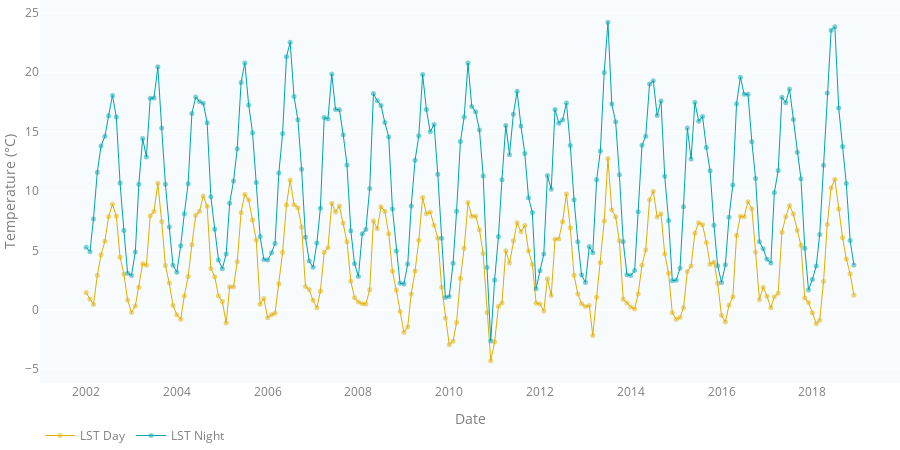

Write notebook code for a chart like this one.
### Code cell
figure_4_24 = go.Figure(data=[day_temp_trace, night_temp_trace], layout=TIMESERIES_LAYOUT)
figure_4_24.update_layout(
    yaxis=dict(title='Temperature (\u00b0C)'),
    xaxis=dict(title="Date"))
figure_4_24

### Figure 1 — Plotly figure (JSON) as saved in the notebook; plotly's stock layout.template omitted (floating-point values rounded to 4 significant figures; data arrays with more than 128 entries replaced by an {"elided": "..."} marker saying what was removed)
{"data": [{"hovertemplate": "%{x|%Y}<br><b>LST Day</b><br>Mean: %{y:.2f} °C<br><extra></extra>", "line": {"color": "#E1AF00", "width": 1}, "marker": {"color": "#E1AF00", "opacity": 0.5, "size": 5}, "mode": "markers+lines", "name": "LST Day", "type": "scatter", "x": {"elided": "204 str values"}, "y": {"elided": "204 float values"}}, {"hovertemplate": "%{x|%b %Y}<br><b>LST Night</b><br>Mean: %{y:.2f} °C<br><extra></extra>", "line": {"color": "#00a4ae", "width": 1}, "marker": {"color": "#00a4ae", "opacity": 0.5, "size": 5}, "mode": "markers+lines", "name": "LST Night", "type": "scatter", "x": {"elided": "204 str values"}, "y": {"elided": "204 float values"}}], "layout": {"font": {"color": "#7f7f7f"}, "height": 450, "hovermode": "closest", "legend": {"bgcolor": "rgba(0,0,0,0)", "itemclick": false, "itemdoubleclick": false, "orientation": "h"}, "margin": {"b": 0, "l": 0, "r": 0, "t": 0}, "paper_bgcolor": "rgba(0,0,0,0)", "plot_bgcolor": "#f7fbfd", "xaxis": {"fixedrange": true, "showgrid": false, "title": {"text": "Date"}}, "yaxis": {"fixedrange": true, "title": {"text": "Temperature (°C)"}}}}
